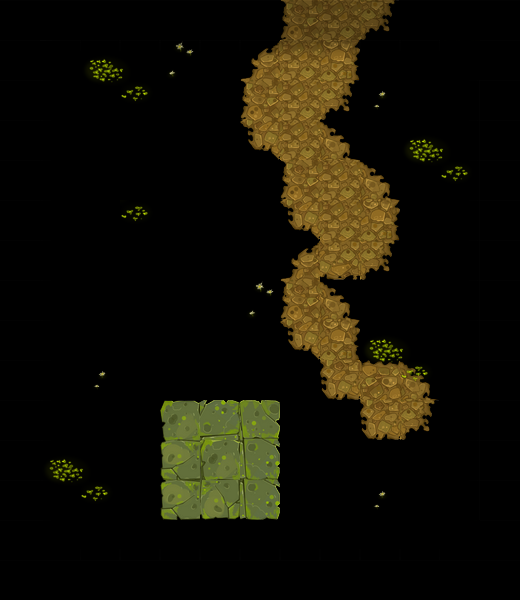

Tiled map render using the project's own tile images. Description and the map definition, with tile-layer contents summarised, below:
An orthogonal 13x15 tile map with 40x40 px tiles, 3 tile layers (块层 2, 块层 3, 块层 2).

<map version="1.0" orientation="orthogonal" width="13" height="15" tilewidth="40" tileheight="40">
 <tileset firstgid="1" name="clmap_skin" tilewidth="40" tileheight="40">
  <image source="clmap_skin.png" width="400" height="440" />
 </tileset>
 <layer name="块层 2" width="13" height="15">
  <data>[195 cells, 39 non-empty, 21 distinct tile ids]</data>
 </layer>
 <layer name="块层 3" width="13" height="15">
  <data>[195 cells, 22 non-empty, 6 distinct tile ids]</data>
 </layer>
 <layer name="块层 2" width="13" height="15">
  <data>[195 cells, 96 non-empty, 9 distinct tile ids]</data>
 </layer>
</map>
